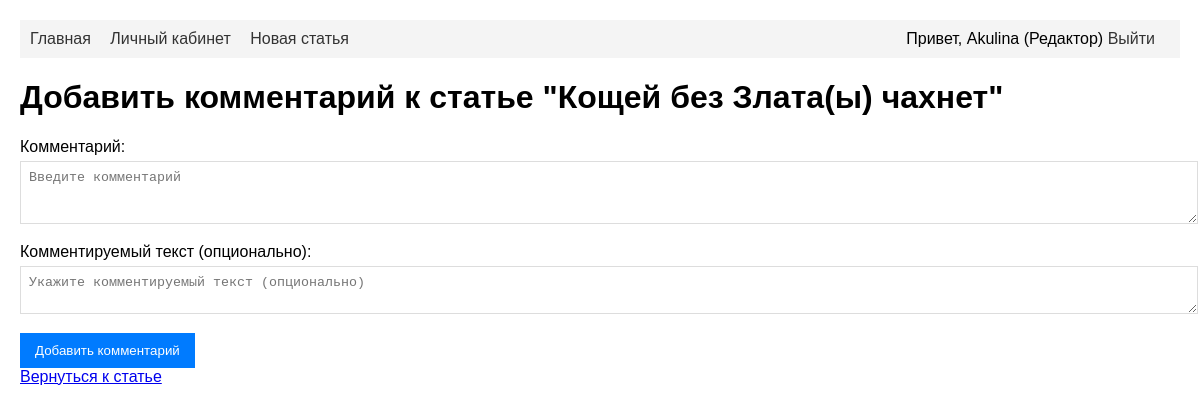
The page /articles/3/comment/ (signed in) on the database its author committed.
### journal/models.py (models this page shows, shortened)
class User(AbstractUser):
    ROLE_OWNER = 'owner'
    ROLE_EDITOR = 'editor'
    ROLE_DESIGNER = 'designer'
    ROLE_AUTHOR = 'author'
    ROLE_CHOICES = [
        (ROLE_OWNER, 'Владелец'),
        (ROLE_EDITOR, 'Редактор'),
        (ROLE_DESIGNER, 'Дизайнер'),
        (ROLE_AUTHOR, 'Автор'),
    ]
    role = models.CharField(
        max_length=20,
        choices=ROLE_CHOICES,
        default=ROLE_AUTHOR,
        verbose_name='Роль'
    )
    bio = models.TextField(blank=True, verbose_name='Биография')
    phone = models.CharField(max_length=20, blank=True, verbose_name='Телефон')
    groups = models.ManyToManyField(
        'auth.Group',
        verbose_name='groups',
        blank=True,
        help_text='The groups this user belongs to. A user will get all permissions granted to each of their groups.',
        related_name="journal_user_set",
        related_query_name="journal_user",
    )
    user_permissions = models.ManyToManyField(
        'auth.Permission',
        verbose_name='user permissions',
        blank=True,
        help_text='Specific permissions for this user.',
        related_name="journal_user_set",
        related_query_name="journal_user",
    )
    def is_owner(self):
        return self.role == self.ROLE_OWNER or self.is_superuser
    def is_editor(self):
        return self.role == self.ROLE_EDITOR or self.is_owner()
    class Meta:
        verbose_name = 'Пользователь'
        verbose_name_plural = 'Пользователи'

class Article(models.Model):
    DRAFT = 'draft'
    UNDER_REVIEW = 'under_review'
    APPROVED = 'approved'
    PUBLISHED = 'published'
    STATUS_CHOICES = [
        (DRAFT, 'Черновик'),
        (UNDER_REVIEW, 'На проверке'),
        (APPROVED, 'Одобрено'),
        (PUBLISHED, 'Опубликовано'),
    ]
    title = models.CharField(max_length=200, verbose_name='Заголовок')
    content = models.TextField(verbose_name='Содержание')
    author = models.ForeignKey(User, on_delete=models.CASCADE, verbose_name='Автор')
    category = models.ForeignKey(
        Category,
        on_delete=models.SET_NULL,
        null=True,
        blank=True,
        verbose_name='Рубрика'
    )
    status = models.CharField(
        max_length=20,
        choices=STATUS_CHOICES,
        default=DRAFT,
        verbose_name='Статус'
    )
    created_at = models.DateTimeField(auto_now_add=True, verbose_name='Дата создания')
    updated_at = models.DateTimeField(auto_now=True, verbose_name='Дата обновления')
    objects = ArticleManager()
    class Meta:
        verbose_name = 'Статья'
        verbose_name_plural = 'Статьи'

### journal/views.py (the view)
# urls.py: path('articles/<int:article_id>/comment/', views.add_comment, name='add_comment'),
@login_required
def add_comment(request, article_id):
    article = get_object_or_404(Article, id=article_id)
    user_articles = Article.objects.for_user(request.user)
    if article not in user_articles:
        messages.error(request, 'У вас нет доступа к этой статье.')
        return redirect('dashboard')
    if request.method == 'POST':
        form = CommentForm(request.POST)
        if form.is_valid():
            comment = form.save(commit=False)
            comment.article = article
            comment.author = request.user
            comment.save()
            messages.success(request, 'Комментарий добавлен.')
            return redirect('article_detail', article_id=article.id)
    else:
        form = CommentForm()
    return render(request, 'journal/add_comment.html', {'form': form, 'article': article})

### journal/forms.py
class CommentForm(forms.ModelForm):
    class Meta:
        model = Comment
        fields = ['text', 'target_text']
        widgets = {
            'text': forms.Textarea(attrs={'class': 'form-control', 'rows': 3, 'placeholder': 'Введите комментарий'}),
            'target_text': forms.Textarea(attrs={'class': 'form-control', 'rows': 2, 'placeholder': 'Укажите комментируемый текст (опционально)'}),
        }

### journal/models.py (called while the page is built)
    def for_user(self, user):
        if user.is_owner() or user.is_editor():
            return self.all()
        elif user.is_designer():
            return self.filter(status__in=[Article.APPROVED, Article.PUBLISHED])
        elif user.is_author():
            return self.filter(author=user)
        else:
            return self.none()

### journal/templates/journal/add_comment.html (shortened to what this page needs)
{% extends 'journal/base.html' %}
{% block content %}
<h1>Добавить комментарий к статье "{{ article.title }}"</h1>
<form method="post">
    <div class="form-group">
        <label for="id_text">Комментарий:</label>
        {{ form.text }}
    </div>
    <div class="form-group">
        <label for="id_target_text">Комментируемый текст (опционально):</label>
        {{ form.target_text }}
    </div>
    <button type="submit">Добавить комментарий</button>
</form>
<a href="{% url 'article_detail' article.id %}">Вернуться к статье</a>
{% endblock %}

### journal/templates/journal/base.html (shortened to what this page needs)
<!DOCTYPE html>
<html lang="ru">
<head>
</head>
<body>
    <nav>
    <a href="{% url 'home' %}">Главная</a>
    {% if user.is_authenticated %}
        <a href="{% url 'dashboard' %}">Личный кабинет</a>
        <a href="{% url 'create_article' %}">Новая статья</a>
        <span style="float: right;">
            Привет, {{ user.username }} ({{ user.get_role_display }})
            <a href="{% url 'logout' %}">Выйти</a>
        </span>
    {% else %}
        <a href="{% url 'login' %}">Войти</a>
        <a href="{% url 'admin:login' %}">Админка</a>
    {% endif %}
</nav>
    <main>
        {% block content %}
        {% endblock %}
    </main>
</body>
</html>

### journal/templates/journal/base.html (style rules this page uses)
body { font-family: Arial, sans-serif; margin: 0; padding: 20px; }
nav { background: #f4f4f4; padding: 10px; margin-bottom: 20px; }
nav a { margin-right: 15px; text-decoration: none; color: #333; }
.form-group { margin-bottom: 15px; }
label { display: block; margin-bottom: 5px; }
input, textarea, select { width: 100%; padding: 8px; border: 1px solid #ddd; }
button { background: #007bff; color: white; padding: 10px 15px; border: none; cursor: pointer; }

### rows shown on the page
User: username "Akulina", role "Редактор"
Article: title "Кощей без Злата(ы) чахнет"
